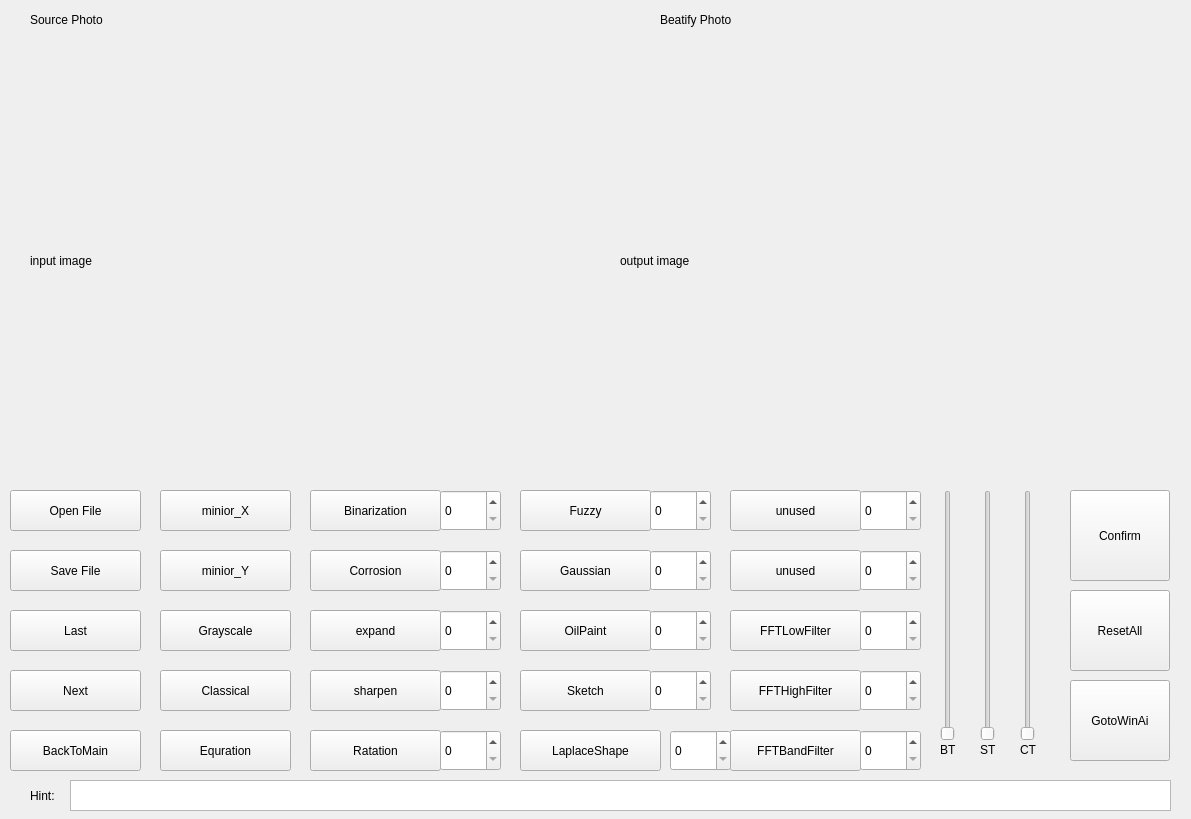
<?xml version="1.0" encoding="UTF-8"?>
<ui version="4.0">
 <class>WinBeatifyPhoto</class>
 <widget class="QWidget" name="WinBeatifyPhoto">
  <property name="geometry">
   <rect>
    <x>0</x>
    <y>0</y>
    <width>1191</width>
    <height>819</height>
   </rect>
  </property>
  <property name="windowTitle">
   <string>Form</string>
  </property>
  <widget class="QPushButton" name="PbFilter">
   <property name="geometry">
    <rect>
     <x>730</x>
     <y>670</y>
     <width>131</width>
     <height>41</height>
    </rect>
   </property>
   <property name="text">
    <string>FFTHighFilter</string>
   </property>
  </widget>
  <widget class="QPushButton" name="PbSaveFile">
   <property name="geometry">
    <rect>
     <x>10</x>
     <y>550</y>
     <width>131</width>
     <height>41</height>
    </rect>
   </property>
   <property name="text">
    <string>Save File</string>
   </property>
  </widget>
  <widget class="QPushButton" name="PbFuzzy">
   <property name="geometry">
    <rect>
     <x>520</x>
     <y>490</y>
     <width>131</width>
     <height>41</height>
    </rect>
   </property>
   <property name="text">
    <string>Fuzzy</string>
   </property>
  </widget>
  <widget class="QPushButton" name="PbLast">
   <property name="geometry">
    <rect>
     <x>10</x>
     <y>610</y>
     <width>131</width>
     <height>41</height>
    </rect>
   </property>
   <property name="text">
    <string>Last</string>
   </property>
  </widget>
  <widget class="QPushButton" name="PbGaussian">
   <property name="geometry">
    <rect>
     <x>520</x>
     <y>550</y>
     <width>131</width>
     <height>41</height>
    </rect>
   </property>
   <property name="text">
    <string>Gaussian</string>
   </property>
  </widget>
  <widget class="QLabel" name="LbOutputImage">
   <property name="geometry">
    <rect>
     <x>620</x>
     <y>50</y>
     <width>541</width>
     <height>421</height>
    </rect>
   </property>
   <property name="frameShadow">
    <enum>QFrame::Raised</enum>
   </property>
   <property name="midLineWidth">
    <number>2</number>
   </property>
   <property name="text">
    <string>output image</string>
   </property>
  </widget>
  <widget class="QLabel" name="LbInputImage">
   <property name="geometry">
    <rect>
     <x>30</x>
     <y>50</y>
     <width>561</width>
     <height>421</height>
    </rect>
   </property>
   <property name="text">
    <string>input image</string>
   </property>
  </widget>
  <widget class="QPushButton" name="PbOpenFile">
   <property name="geometry">
    <rect>
     <x>10</x>
     <y>490</y>
     <width>131</width>
     <height>41</height>
    </rect>
   </property>
   <property name="text">
    <string>Open File</string>
   </property>
  </widget>
  <widget class="QSlider" name="VsBrightness">
   <property name="geometry">
    <rect>
     <x>940</x>
     <y>490</y>
     <width>16</width>
     <height>251</height>
    </rect>
   </property>
   <property name="orientation">
    <enum>Qt::Vertical</enum>
   </property>
  </widget>
  <widget class="QSlider" name="VsSaturation">
   <property name="geometry">
    <rect>
     <x>980</x>
     <y>490</y>
     <width>16</width>
     <height>251</height>
    </rect>
   </property>
   <property name="orientation">
    <enum>Qt::Vertical</enum>
   </property>
  </widget>
  <widget class="QSlider" name="VsConstration">
   <property name="geometry">
    <rect>
     <x>1020</x>
     <y>490</y>
     <width>16</width>
     <height>251</height>
    </rect>
   </property>
   <property name="orientation">
    <enum>Qt::Vertical</enum>
   </property>
  </widget>
  <widget class="QPushButton" name="PbBiarization">
   <property name="geometry">
    <rect>
     <x>310</x>
     <y>490</y>
     <width>131</width>
     <height>41</height>
    </rect>
   </property>
   <property name="text">
    <string>Binarization</string>
   </property>
  </widget>
  <widget class="QPushButton" name="PbEquration_k">
   <property name="geometry">
    <rect>
     <x>730</x>
     <y>490</y>
     <width>131</width>
     <height>41</height>
    </rect>
   </property>
   <property name="text">
    <string>unused</string>
   </property>
  </widget>
  <widget class="QPushButton" name="PbGrayScale">
   <property name="geometry">
    <rect>
     <x>160</x>
     <y>610</y>
     <width>131</width>
     <height>41</height>
    </rect>
   </property>
   <property name="text">
    <string>Grayscale</string>
   </property>
  </widget>
  <widget class="QPushButton" name="PbYMinior">
   <property name="geometry">
    <rect>
     <x>160</x>
     <y>550</y>
     <width>131</width>
     <height>41</height>
    </rect>
   </property>
   <property name="text">
    <string>minior_Y</string>
   </property>
  </widget>
  <widget class="QPushButton" name="PbEquration">
   <property name="geometry">
    <rect>
     <x>160</x>
     <y>730</y>
     <width>131</width>
     <height>41</height>
    </rect>
   </property>
   <property name="text">
    <string>Equration</string>
   </property>
  </widget>
  <widget class="QPushButton" name="PbNext">
   <property name="geometry">
    <rect>
     <x>10</x>
     <y>670</y>
     <width>131</width>
     <height>41</height>
    </rect>
   </property>
   <property name="text">
    <string>Next</string>
   </property>
  </widget>
  <widget class="QPushButton" name="PbBackToMain">
   <property name="geometry">
    <rect>
     <x>10</x>
     <y>730</y>
     <width>131</width>
     <height>41</height>
    </rect>
   </property>
   <property name="text">
    <string>BackToMain</string>
   </property>
  </widget>
  <widget class="QPushButton" name="PbXMinior">
   <property name="geometry">
    <rect>
     <x>160</x>
     <y>490</y>
     <width>131</width>
     <height>41</height>
    </rect>
   </property>
   <property name="text">
    <string>minior_X</string>
   </property>
  </widget>
  <widget class="QPushButton" name="PbCorrosion">
   <property name="geometry">
    <rect>
     <x>310</x>
     <y>550</y>
     <width>131</width>
     <height>41</height>
    </rect>
   </property>
   <property name="text">
    <string>Corrosion</string>
   </property>
  </widget>
  <widget class="QPushButton" name="PbEquration_4">
   <property name="geometry">
    <rect>
     <x>730</x>
     <y>730</y>
     <width>131</width>
     <height>41</height>
    </rect>
   </property>
   <property name="text">
    <string>FFTBandFilter</string>
   </property>
  </widget>
  <widget class="QPushButton" name="PbOilPaint">
   <property name="geometry">
    <rect>
     <x>520</x>
     <y>610</y>
     <width>131</width>
     <height>41</height>
    </rect>
   </property>
   <property name="text">
    <string>OilPaint</string>
   </property>
  </widget>
  <widget class="QPushButton" name="PbEquration_6">
   <property name="geometry">
    <rect>
     <x>310</x>
     <y>730</y>
     <width>131</width>
     <height>41</height>
    </rect>
   </property>
   <property name="text">
    <string>Ratation</string>
   </property>
  </widget>
  <widget class="QSpinBox" name="SbBinarization">
   <property name="geometry">
    <rect>
     <x>440</x>
     <y>490</y>
     <width>61</width>
     <height>41</height>
    </rect>
   </property>
  </widget>
  <widget class="QSpinBox" name="SbCorrosion">
   <property name="geometry">
    <rect>
     <x>440</x>
     <y>550</y>
     <width>61</width>
     <height>41</height>
    </rect>
   </property>
  </widget>
  <widget class="QPushButton" name="PbExpand">
   <property name="geometry">
    <rect>
     <x>310</x>
     <y>610</y>
     <width>131</width>
     <height>41</height>
    </rect>
   </property>
   <property name="text">
    <string>expand</string>
   </property>
  </widget>
  <widget class="QSpinBox" name="SbExpand">
   <property name="geometry">
    <rect>
     <x>440</x>
     <y>610</y>
     <width>61</width>
     <height>41</height>
    </rect>
   </property>
  </widget>
  <widget class="QPushButton" name="PbShapen">
   <property name="geometry">
    <rect>
     <x>310</x>
     <y>670</y>
     <width>131</width>
     <height>41</height>
    </rect>
   </property>
   <property name="text">
    <string>sharpen</string>
   </property>
  </widget>
  <widget class="QSpinBox" name="SbSharpen">
   <property name="geometry">
    <rect>
     <x>440</x>
     <y>670</y>
     <width>61</width>
     <height>41</height>
    </rect>
   </property>
  </widget>
  <widget class="QPushButton" name="PbConfirm">
   <property name="geometry">
    <rect>
     <x>1070</x>
     <y>490</y>
     <width>100</width>
     <height>91</height>
    </rect>
   </property>
   <property name="text">
    <string>Confirm</string>
   </property>
  </widget>
  <widget class="QSpinBox" name="SbRatation">
   <property name="geometry">
    <rect>
     <x>440</x>
     <y>730</y>
     <width>61</width>
     <height>41</height>
    </rect>
   </property>
  </widget>
  <widget class="QLabel" name="label">
   <property name="geometry">
    <rect>
     <x>940</x>
     <y>740</y>
     <width>21</width>
     <height>20</height>
    </rect>
   </property>
   <property name="text">
    <string>BT</string>
   </property>
  </widget>
  <widget class="QLabel" name="label_2">
   <property name="geometry">
    <rect>
     <x>980</x>
     <y>740</y>
     <width>21</width>
     <height>20</height>
    </rect>
   </property>
   <property name="text">
    <string>ST</string>
   </property>
  </widget>
  <widget class="QLabel" name="label_3">
   <property name="geometry">
    <rect>
     <x>1020</x>
     <y>740</y>
     <width>21</width>
     <height>20</height>
    </rect>
   </property>
   <property name="text">
    <string>CT</string>
   </property>
  </widget>
  <widget class="QPushButton" name="PbEquration_9">
   <property name="geometry">
    <rect>
     <x>730</x>
     <y>550</y>
     <width>131</width>
     <height>41</height>
    </rect>
   </property>
   <property name="text">
    <string>unused</string>
   </property>
  </widget>
  <widget class="QPushButton" name="PbEquration_10">
   <property name="geometry">
    <rect>
     <x>730</x>
     <y>610</y>
     <width>131</width>
     <height>41</height>
    </rect>
   </property>
   <property name="text">
    <string>FFTLowFilter</string>
   </property>
  </widget>
  <widget class="QPushButton" name="PbLaplaceShape">
   <property name="geometry">
    <rect>
     <x>520</x>
     <y>730</y>
     <width>141</width>
     <height>41</height>
    </rect>
   </property>
   <property name="text">
    <string>LaplaceShape</string>
   </property>
  </widget>
  <widget class="QPushButton" name="PbClassical">
   <property name="geometry">
    <rect>
     <x>160</x>
     <y>670</y>
     <width>131</width>
     <height>41</height>
    </rect>
   </property>
   <property name="text">
    <string>Classical</string>
   </property>
  </widget>
  <widget class="QPushButton" name="PbSketch">
   <property name="geometry">
    <rect>
     <x>520</x>
     <y>670</y>
     <width>131</width>
     <height>41</height>
    </rect>
   </property>
   <property name="text">
    <string>Sketch</string>
   </property>
  </widget>
  <widget class="QLabel" name="label_4">
   <property name="geometry">
    <rect>
     <x>30</x>
     <y>10</y>
     <width>131</width>
     <height>20</height>
    </rect>
   </property>
   <property name="text">
    <string>Source Photo</string>
   </property>
  </widget>
  <widget class="QLabel" name="label_5">
   <property name="geometry">
    <rect>
     <x>660</x>
     <y>10</y>
     <width>131</width>
     <height>20</height>
    </rect>
   </property>
   <property name="text">
    <string>Beatify Photo</string>
   </property>
  </widget>
  <widget class="QTextBrowser" name="TbHint">
   <property name="geometry">
    <rect>
     <x>70</x>
     <y>780</y>
     <width>1101</width>
     <height>31</height>
    </rect>
   </property>
  </widget>
  <widget class="QLabel" name="label_6">
   <property name="geometry">
    <rect>
     <x>30</x>
     <y>780</y>
     <width>41</width>
     <height>31</height>
    </rect>
   </property>
   <property name="text">
    <string>Hint:</string>
   </property>
  </widget>
  <widget class="QPushButton" name="PbResetAll">
   <property name="geometry">
    <rect>
     <x>1070</x>
     <y>590</y>
     <width>100</width>
     <height>81</height>
    </rect>
   </property>
   <property name="text">
    <string>ResetAll</string>
   </property>
  </widget>
  <widget class="QSpinBox" name="SbFuzzy">
   <property name="geometry">
    <rect>
     <x>650</x>
     <y>490</y>
     <width>61</width>
     <height>41</height>
    </rect>
   </property>
  </widget>
  <widget class="QSpinBox" name="SbGaussian">
   <property name="geometry">
    <rect>
     <x>650</x>
     <y>550</y>
     <width>61</width>
     <height>41</height>
    </rect>
   </property>
  </widget>
  <widget class="QSpinBox" name="spinBox_8">
   <property name="geometry">
    <rect>
     <x>860</x>
     <y>730</y>
     <width>61</width>
     <height>41</height>
    </rect>
   </property>
  </widget>
  <widget class="QSpinBox" name="SbOilPaint">
   <property name="geometry">
    <rect>
     <x>650</x>
     <y>610</y>
     <width>61</width>
     <height>41</height>
    </rect>
   </property>
  </widget>
  <widget class="QSpinBox" name="SbSketch">
   <property name="geometry">
    <rect>
     <x>650</x>
     <y>670</y>
     <width>61</width>
     <height>41</height>
    </rect>
   </property>
  </widget>
  <widget class="QSpinBox" name="spinBox_9">
   <property name="geometry">
    <rect>
     <x>670</x>
     <y>730</y>
     <width>61</width>
     <height>41</height>
    </rect>
   </property>
  </widget>
  <widget class="QSpinBox" name="SbSketch_2">
   <property name="geometry">
    <rect>
     <x>860</x>
     <y>670</y>
     <width>61</width>
     <height>41</height>
    </rect>
   </property>
  </widget>
  <widget class="QSpinBox" name="SbGaussian_2">
   <property name="geometry">
    <rect>
     <x>860</x>
     <y>550</y>
     <width>61</width>
     <height>41</height>
    </rect>
   </property>
  </widget>
  <widget class="QSpinBox" name="SbOilPaint_2">
   <property name="geometry">
    <rect>
     <x>860</x>
     <y>610</y>
     <width>61</width>
     <height>41</height>
    </rect>
   </property>
  </widget>
  <widget class="QSpinBox" name="SbFuzzy_2">
   <property name="geometry">
    <rect>
     <x>860</x>
     <y>490</y>
     <width>61</width>
     <height>41</height>
    </rect>
   </property>
  </widget>
  <widget class="QPushButton" name="PbWinAiPhoto">
   <property name="geometry">
    <rect>
     <x>1070</x>
     <y>680</y>
     <width>100</width>
     <height>81</height>
    </rect>
   </property>
   <property name="text">
    <string>GotoWinAi</string>
   </property>
  </widget>
 </widget>
 <resources/>
 <connections/>
</ui>
